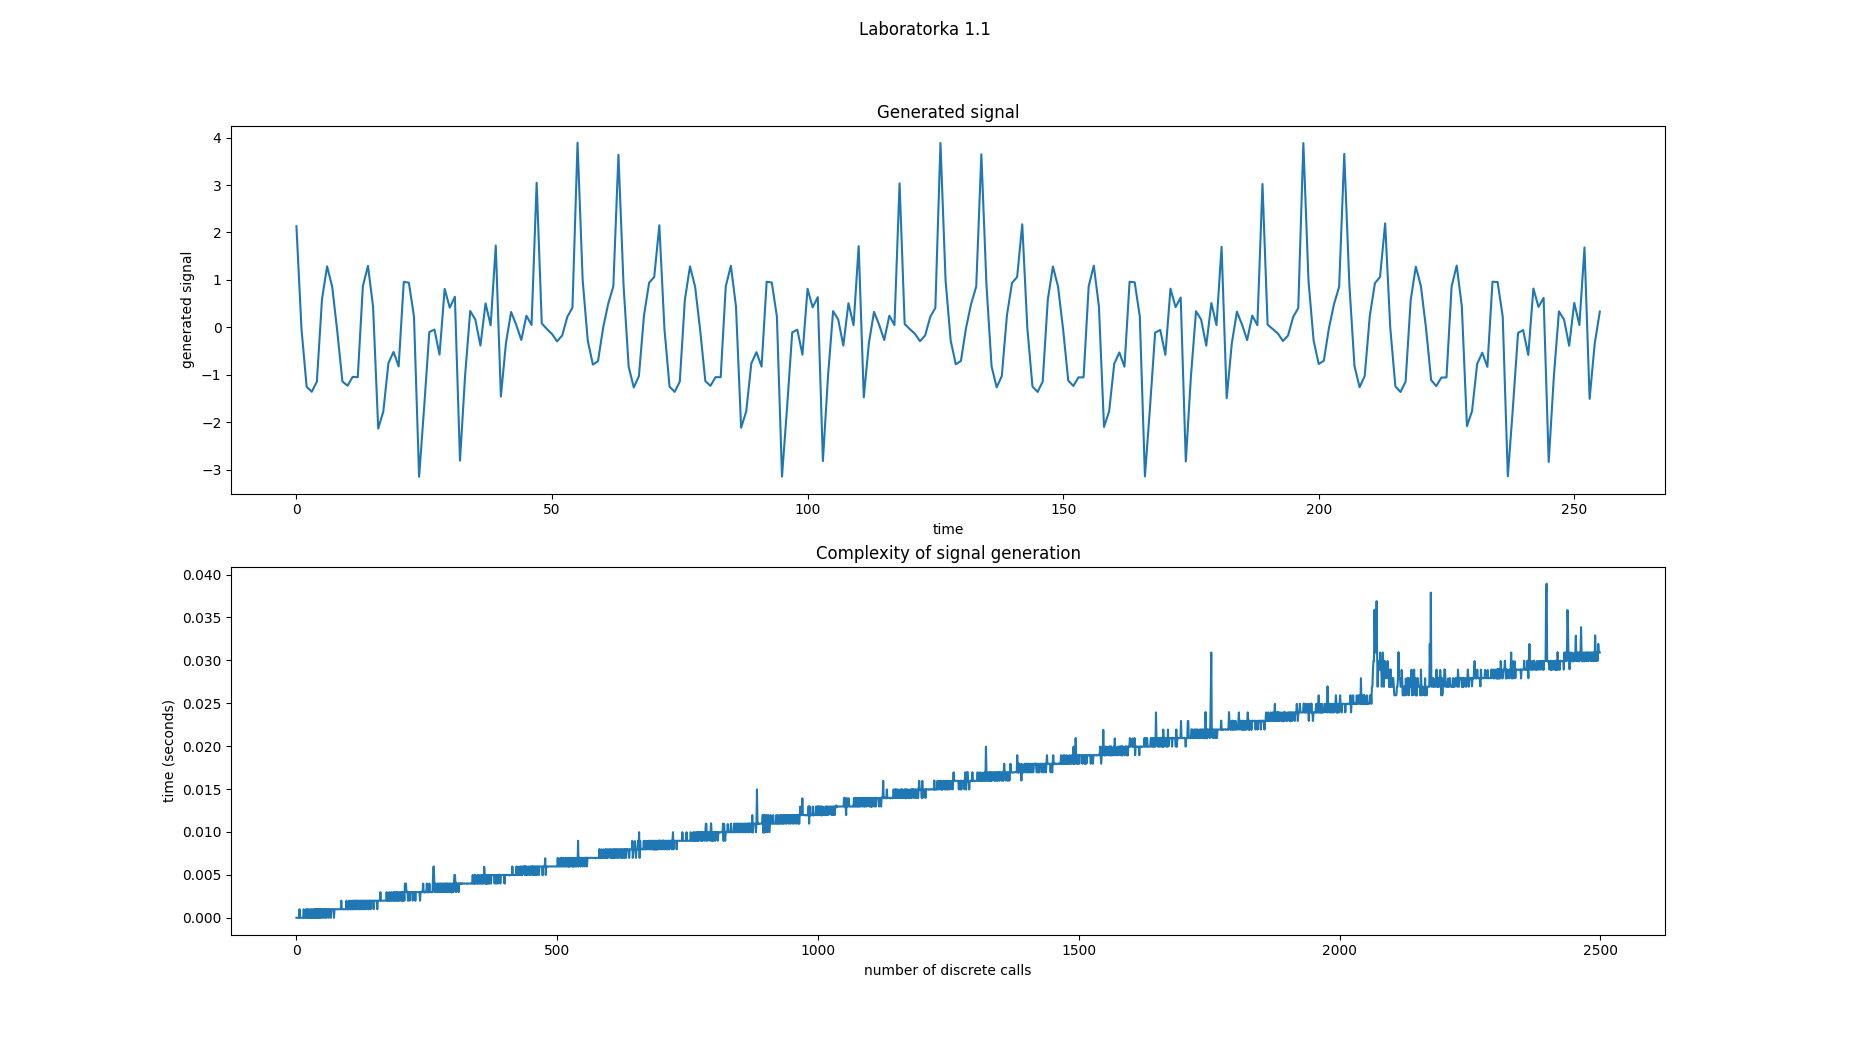

The script that saved this image:
import matplotlib.pyplot as plt
import signal_generator
import complexity_generator
import statistics_utils

HARMONICS = 10
FREQUENCY = 1500
DISCRETE_CALLS = 256

signal = signal_generator.generate_signal(
  HARMONICS,
  FREQUENCY,
  DISCRETE_CALLS
)

time = complexity_generator.calculate_time(
  HARMONICS,
  FREQUENCY,
  2500
)

print("Math expectation = " + str(statistics_utils.math_expectation(signal)))
print("Math variance = " + str(statistics_utils.math_variance(signal)))

fig, (ax1, ax2) = plt.subplots(2)
fig.suptitle('Laboratorka 1.1')
fig.set_size_inches(18.5, 10.5)

ax1.plot(signal)
ax1.set_title('Generated signal')
ax1.set(xlabel='time', ylabel='generated signal')

ax2.plot(time)
ax2.set_title('Complexity of signal generation')
ax2.set(xlabel='number of discrete calls', ylabel='time (seconds)')
fig.savefig('lab1_1.png')

plt.show()
